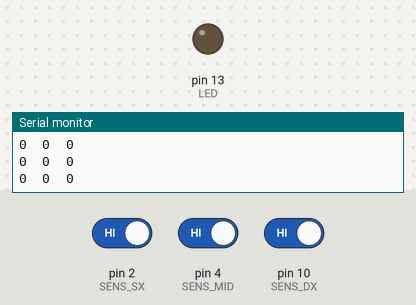
A sketch run on a simulated Arduino Uno, built with avr-gcc and run on an emulated ATmega328P. Parts: output pins drawn as LEDs (lit = HIGH), the last lines printed to the serial monitor. Inputs (shaded band) come from the test bench; at power-on: pin 4 (SENS_MID) HIGH, pin 2 (SENS_SX) HIGH, pin 10 (SENS_DX) HIGH.

Above: at 1.2 s.
1.3 s: pin 4 (SENS_MID) driven LOW
At 1.8 s:
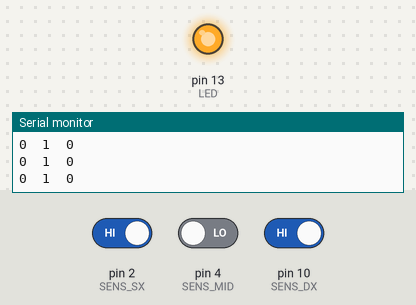
2.8 s: pin 4 (SENS_MID) driven HIGH
At 3.1 s:
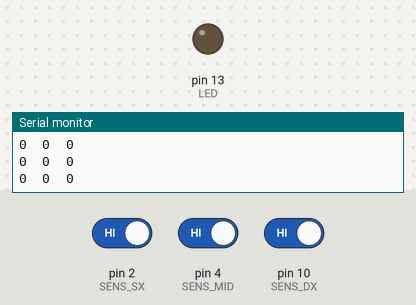
Timing chart, 0 to 5.8 s (numbered marks = the images above; inputs shaded):
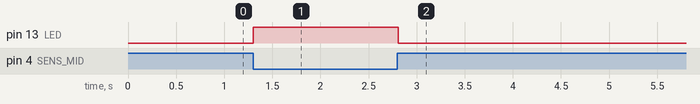

The sketch:

RoboCar-SensoreLinea.ino
```cpp
#define SENS_DX 10
#define SENS_MID 4
#define SENS_SX 2
#define LED 13

void setup() {
  Serial.begin(9600);
  pinMode(SENS_DX, INPUT);
  pinMode(SENS_MID, INPUT);
  pinMode(SENS_SX, INPUT);

  pinMode(LED, OUTPUT);
}

void loop() {
  int dx = !digitalRead(SENS_DX);
  int mx = !digitalRead(SENS_MID);
  int sx = !digitalRead(SENS_SX);

  if (mx == HIGH) digitalWrite(LED, HIGH);
  else digitalWrite(LED, LOW);

  Serial.print(sx);
  Serial.print("\t");
  Serial.print(mx);
  Serial.print("\t");
  Serial.print(dx);
  Serial.print("\n");

  delay(100);
}
```

Measured:
- after the input at 1.3 s, pin 13 (LED): LOW → HIGH at once
- after the input at 2.8 s, pin 13 (LED): HIGH → LOW at once
